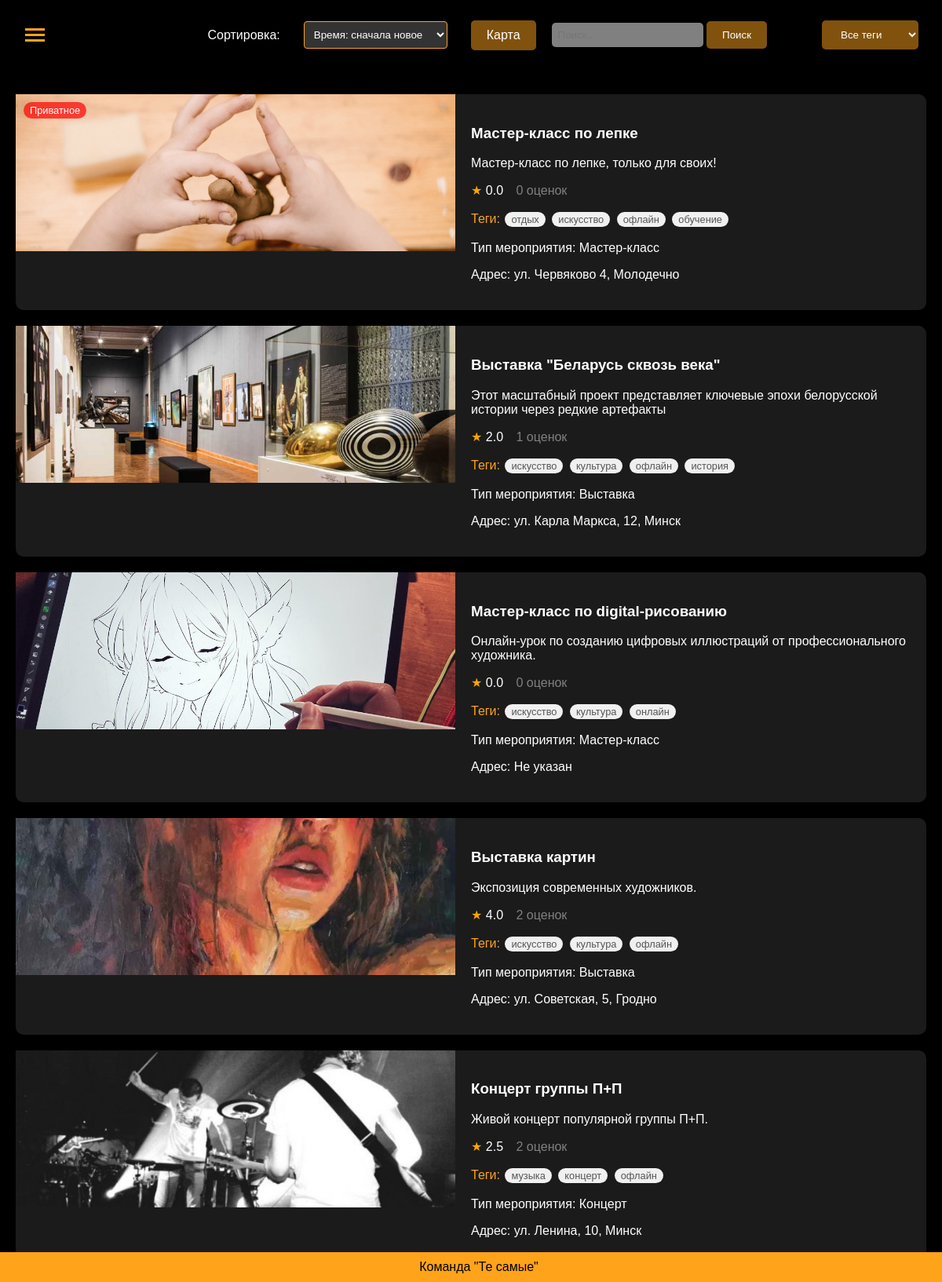
The page / on the database its author committed.
### app/app.py (models this page shows, shortened)
class Event(db.Model):
    id = db.Column(db.Integer, primary_key=True)
    title = db.Column(db.String(100), nullable=False)
    description = db.Column(db.Text, nullable=False)
    organizer_id = db.Column(db.Integer, db.ForeignKey('user.id'), nullable=False)
    format = db.Column(db.String(20), nullable=False)  # 'online' или 'offline'
    location_name = db.Column(db.String(200))  # Название места
    location_address = db.Column(db.String(200))  # Физический адрес
    online_info = db.Column(db.Text)  # Информация для онлайн мероприятий
    date_time = db.Column(db.DateTime, nullable=False)
    duration = db.Column(db.Integer, nullable=False)
    image_url = db.Column(db.String(200))
    lat = db.Column(db.Float)
    lng = db.Column(db.Float)
    event_type = db.Column(db.String(50))
    created_at = db.Column(db.DateTime, default=datetime.utcnow)
    is_active = db.Column(db.Boolean, default=True)
    is_private = db.Column(db.Boolean, default=False)
    password = db.Column(db.String(100))  # Пароль для приватных мероприятий
    organizer = db.relationship('User', backref='events')
    tags = db.relationship('Tag', secondary='event_tag', backref='events')
    user_statuses = db.relationship(
        'UserEventStatus',
        backref=db.backref('event', lazy='joined'),
        lazy='dynamic'
    )
    @hybrid_property
    def average_rating(self):
        return db.session.query(func.avg(Rating.rating)).filter(
            Rating.event_id == self.id
        ).scalar() or 0.0
    @property
    def ratings_count(self):
        return Rating.query.filter_by(event_id=self.id).count()

class Tag(db.Model):
    id = db.Column(db.Integer, primary_key=True)
    name = db.Column(db.String(50), unique=True, nullable=False)

### app/app.py (the view)
@app.route('/', methods=['GET'])
def home():
    search_query = request.args.get('search', '').strip()
    selected_tag = request.args.get('tag', '').strip()
    selected_sort = request.args.get('sort', 'recommended' if 'username' in session else 'newest').strip()
    query = Event.query.filter_by(is_active=True)
    if search_query:
        query = query.filter(
            (Event.title.ilike(f'%{search_query}%')) |
            (Event.description.ilike(f'%{search_query}%')) |
            (Event.tags.any(Tag.name.ilike(f'%{search_query}%')))
        )
    if selected_tag:
        tag = Tag.query.filter_by(name=selected_tag).first()
        if tag:
            query = query.join(Event.tags).filter(Tag.id == tag.id)
    if selected_sort == 'recommended' and 'username' in session:
        user = User.query.filter_by(username=session['username']).first()
        if user:
            recommended = user.calculate_recommendation_scores()
            events = [e for e, _ in recommended]
        else:
            events = query.order_by(Event.created_at.desc()).all()
    else:
        if selected_sort == 'recommended':
            selected_sort = 'newest'
        if selected_sort == 'popular':
            query = query.outerjoin(EventView).group_by(Event.id).order_by(func.count(EventView.event_id).desc())
        elif selected_sort == 'rating':
            query = query.outerjoin(Rating).group_by(Event.id).order_by(func.coalesce(func.avg(Rating.rating), 0).desc())
        elif selected_sort == 'oldest':
            query = query.order_by(Event.created_at.asc())
        else:  # newest
            query = query.order_by(Event.created_at.desc())
        events = query.all()
    tags = Tag.query.all()
    return render_template('index.html',
                         posts=events,
                         tags=tags,
                         search_query=search_query,
                         selected_tag=selected_tag,
                         selected_sort=selected_sort)

### app/app.py (called while the page is built, shortened)
@app.before_request
def make_session_permanent():
    session.permanent = True

@app.context_processor
def inject_user():
    if 'username' in session:
        user = User.query.filter_by(username=session['username']).first()
        return {'current_user': user}
    return {}

@app.context_processor
def inject_validation_counts():
    return {}

@app.context_processor
def inject_friend_requests_count():
    return {}

@app.context_processor
def inject_user():
    if 'username' in session:
        user = User.query.filter_by(username=session['username']).first()
        return {'current_user': user}
    return {}

### app/templates/index.html (shortened to what this page needs)
<!DOCTYPE html>
<html>
<head>
    <link rel="stylesheet" href="{{ url_for('static', filename='styles.css') }}">
</head>
<body>
    <div class="header">
            <div class="menu-icon" onclick="toggleSidebar()">
                <span></span>
                <span></span>
                <span></span>
            </div>
        <div class="menu-buttons">
            <span style="color: white; margin-right: 10px;">Сортировка:</span>
            <select class="menu-btn" id="sortSelector" onchange="applySorting(this.value)">
                <option value="newest" {% if selected_sort == 'newest' %}selected{% endif %}>Время: сначала новое</option>
            </select>
            <a href="{{ url_for('show_map') }}" class="menu-btn">Карта</a>
            <div class="search-container">
                <form method="GET" action="/">
                    <input class="search-input" type="text" name="search" placeholder="Поиск..." value="{{ search_query|default('') }}">
                        <button class="menu-btn" type="submit">Поиск</button>
                </form>
            </div>
            <select class="menu-btn" onchange="filterPosts('tag', this.value)">
                <option value="">Все теги</option>
            </select>
        </div>
    </div>
    <div class="posts-container">
        {% for post in posts %}
             {% include 'post.html' %}
        {% endfor %}
    </div>
    <div class="footer">
        Команда "Те самые"
    </div>
</body>
</html>

### app/templates/post.html (shortened to what this page needs)
<div class="post"
                 data-event-id="{{ post.id }}"
                 data-title="{{ post.title | escape }}"
                 data-description="{{ post.description | escape }}"
                 data-location-name="{{ post.location_name | escape if post.location_name else '' }}"
                 data-tags="{{ post.tags|map(attribute='name')|join(', ') | escape }}"
                 data-event-type="{{ post.event_type | escape }}"
                 data-location-address="{{ post.location_address | escape if post.location_address else '' }}"
                 data-lat="{{ post.lat | default(0) }}"
                 data-lng="{{ post.lng | default(0) }}"
                 data-image-url="{{ post.image_url | default('', true) | escape }}"
                 data-is-private="{{ 'true' if post.is_private else 'false' }}"
                 data-format="{{ post.format }}"
                 data-online-info="{{ post.online_info | escape if post.online_info else '' }}"
                 data-date-time="{{ post.date_time.strftime('%Y-%m-%dT%H:%M:%S') }}"
                 data-duration="{{ post.duration }}"
                 data-organizer-username="{{ post.organizer.username }}"
                 onclick="handlePostClick(this)">
            {% if post.is_private %}
                <div class="private-badge">Приватное</div>
            {% endif %}
                <img class="post-image"
                    src="{{ url_for('static', filename=post.image_url) if post.image_url else url_for('static', filename='images/no-image.jpg') }}"
                    alt="{{ post.title }}"
                    onerror="this.onerror=null;this.src='{{ url_for('static', filename='images/no-image.jpg') }}'">
                <div class="post-content">
                    <h3>{{ post.title }}</h3>
                    <p>{{ post.description|truncate(100) }}</p>
                    <p class="rating">
                        <span class="star" style="color: #ffa500;">★</span>
                        <span class="average-rating" style="margin-right: 12px;">{{ "%.1f"|format(post.average_rating) }}</span>
                        <span class="ratings-count" style="color: #808080;"> {{ post.ratings_count }} оценок</span>
                    </p>
                    <p class="tags">Теги:
                        {% for tag in post.tags %}
                            <span class="tag
                                ">
                                {{ tag.name }}
                            </span>
                        {% endfor %}
                    </p>
                    <p>Тип мероприятия: {{ post.event_type }}</p>
                    <p>Адрес: {{ post.location_address if post.location_address else 'Не указан' }}</p>
                </div>
</div>

### app/static/styles.css (style rules this page uses)
body { margin: 0; padding: 0; background: #000000; color: #ffffff; font-family: Arial, sans-serif; }
.header { background: rgba(0, 0, 0, 0.8); padding: 20px; display: flex; align-items: center; justify-content: space-between; position: fixed; width: 100%; top: 0; z-index: 1000; }
.menu-icon { cursor: pointer; padding: 12px; position: relative; z-index: 1000; }
.menu-icon span { display: block; width: 25px; height: 3px; background: #ffa31a; margin: 4px 0; transition: all 0.3s ease; }
.menu-buttons { display: flex; gap: 20px; align-items: center; }
.menu-btn { padding: 10px 20px; background: rgba(255, 163, 26, 0.5); border: none; color: white; cursor: pointer; border-radius: 5px; transition: background 0.3s ease; text-decoration: none; }
.search-container { display: flex; gap: 10px; }
.search-input { padding: 8px; background: #808080; border: none; color: white; border-radius: 5px; }
.posts-container { margin-top: 100px; padding: 20px; display: grid; gap: 20px; }
.post { display: flex; background: #1b1b1b; border-radius: 10px; overflow: hidden; cursor: pointer; transition: transform 0.2s; position: relative; overflow: visible !important; }
.post-image { width: 50%; height: 200px; object-fit: cover; position: sticky; top: 0; }
.post-content { width: 50%; padding: 20px; }
.tags { color: #ffa31a; }
.footer { position: fixed; bottom: 0; width: 100%; background: #ffa31a; text-align: center; padding: 10px; color: black; }
.tag { display: inline-block; background-color: #f0f0f0; padding: 2px 8px; margin: 2px; border-radius: 12px; font-size: 0.8em; color: #555; transition: all 0.3s ease; }
.private-badge { position: absolute; top: 10px; left: 10px; background: rgba(255, 0, 0, 0.7); color: white; padding: 3px 8px; border-radius: 12px; font-size: 0.8em; z-index: 10; }
.header .menu-btn:last-child { margin-right: 50px; }
#sortSelector { margin-right: 10px; background: #333; color: white; border: 1px solid #ffa31a; padding: 8px; border-radius: 4px; }
#sortSelector option { background: #1b1b1b; color: #fff; }
.menu-buttons { display: flex; align-items: center; }
.menu-icon { cursor: pointer; padding: 12px; position: relative; z-index: 1000; margin-right: 20px; }

### rows shown on the page
Event: is_private "Приватное", image_url (picture), title "Мастер-класс по лепке", description "Мастер-класс по лепке, только для своих!", average_rating "0.0", ratings_count "0", event_type "Мастер-класс", location_address "ул. Червяково 4, Молодечно"
Tag: name "отдых"
Tag: name "искусство"
Tag: name "офлайн"
Tag: name "обучение"
Event: image_url (picture), title "Выставка \"Беларусь сквозь века\"", description "Этот масштабный проект представляет ключевые эпохи белорусской истории через редкие артефакты", average_rating "2.0", ratings_count "1", event_type "Выставка", location_address "ул. Карла Маркса, 12, Минск"
Tag: name "культура"
Tag: name "история"
Event: image_url (picture), title "Мастер-класс по digital-рисованию", description "Онлайн-урок по созданию цифровых иллюстраций от профессионального художника.", average_rating "0.0", ratings_count "0", event_type "Мастер-класс", location_address "Не указан"
Tag: name "онлайн"
Event: image_url (picture), title "Выставка картин", description "Экспозиция современных художников.", average_rating "4.0", ratings_count "2", event_type "Выставка", location_address "ул. Советская, 5, Гродно"
Event: image_url (picture), title "Концерт группы П+П", description "Живой концерт популярной группы П+П.", average_rating "2.5", ratings_count "2", event_type "Концерт", location_address "ул. Ленина, 10, Минск"
Tag: name "музыка"
Tag: name "концерт"
